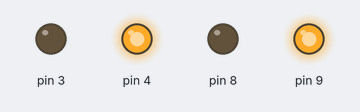
This sketch was run on a simulated Arduino Uno, built with avr-gcc and run on an emulated ATmega328P. On the bench: output pins drawn as LEDs (lit = HIGH).

Above: at 0.1 s.
Timing chart, 0 to 1.6 s (numbered marks = the images above):
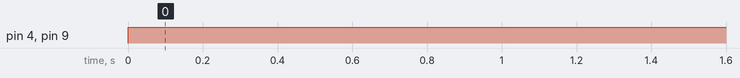

The sketch:

code.ino
```cpp
void setup()
{
  pinMode(9, OUTPUT);
  pinMode(8, OUTPUT);
  pinMode(4, OUTPUT);
  pinMode(3, OUTPUT);

}

void loop()
{
  digitalWrite(9, HIGH);
  digitalWrite(8, LOW);
  digitalWrite(4, HIGH);
  digitalWrite(3,LOW);
  delay(1000); // Wait for 1000 millisecond(s)
}
```

Measured:
- by itself, pin 4, pin 9: LOW → HIGH at 0.00 s
